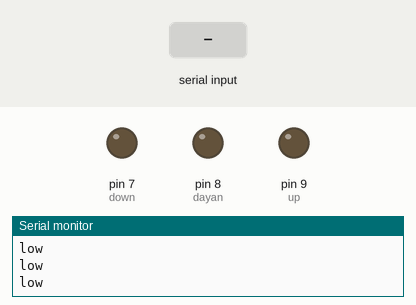
A sketch run on a simulated Arduino Uno, built with avr-gcc and run on an emulated ATmega328P. Shown: output pins drawn as LEDs (lit = HIGH), the last lines printed to the serial monitor. Inputs (shaded band) come from the test bench.

Above: at 3.8 s.
3.9 s: "0" received over the second serial link
At 4.1 s:
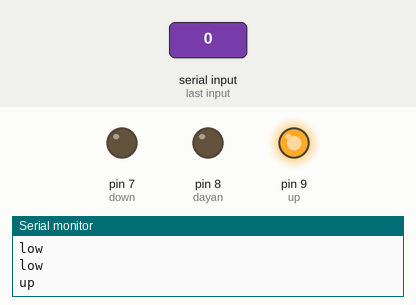
5.7 s: "1" received over the second serial link
At 6.3 s:
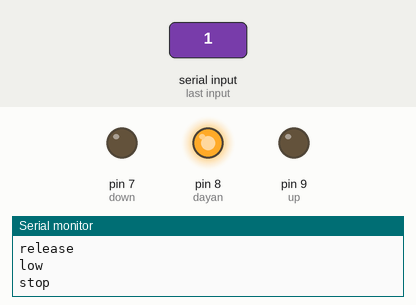
7.9 s: "2" received over the second serial link
At 8.5 s:
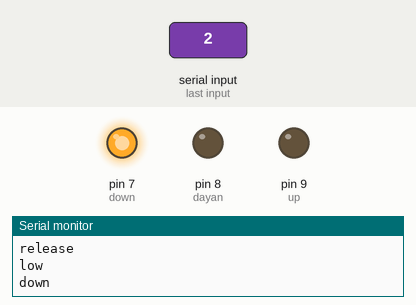
Timing chart, 0 to 10.9 s (numbered marks = the images above; inputs shaded):
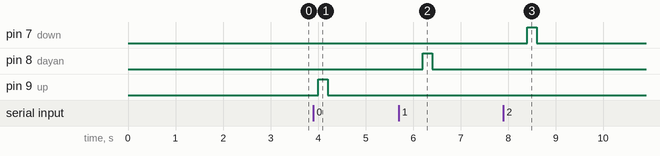

Measured:
- after the input at 3.9 s, pin 9 (up): LOW → HIGH after 0.10 s, → LOW 0.20 s later
- after the input at 5.7 s, pin 8 (dayan): LOW → HIGH after 0.50 s, → LOW 0.20 s later
- after the input at 7.9 s, pin 7 (down): LOW → HIGH after 0.50 s, → LOW 0.20 s later

The sketch:

bluetoothGarage.ino
```cpp
#include <SoftwareSerial.h>

SoftwareSerial mySerial(10, 11); // TX, RX

int up = 9;
int dayan = 8;
int down = 7;

int delayS = 200;

void setup() {
  mySerial.begin(9600);
  Serial.begin(9600);
  pinMode(up, OUTPUT);
  pinMode(dayan, OUTPUT);
  pinMode(down, OUTPUT);
}

void loop() {

  delay(1000);
  char c;

  if (mySerial.available())
    c = mySerial.read();

  switch (c) {
    case '0':
      digitalWrite(up, HIGH);
      Serial.println("up");
      delay(delayS);
      digitalWrite(up, LOW);
      Serial.println("release");
      break;
    case '1':
      digitalWrite(dayan, HIGH);
      Serial.println("stop");
      delay(delayS);
      digitalWrite(dayan, LOW);
      Serial.println("release");
      break;
    case '2':
      digitalWrite(down, HIGH);
      Serial.println("down");
      delay(delayS);
      digitalWrite(down, LOW);
      Serial.println("release");
      break;
    default:
      digitalWrite(up, LOW);
      digitalWrite(dayan, LOW);
      digitalWrite(down, LOW);
      Serial.println("low");
      break;
  }


}
```
